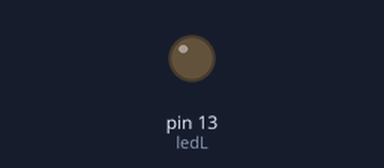
Bench run of a sketch on a simulated Arduino Uno, built with avr-gcc and run on an emulated ATmega328P. On the bench: output pins drawn as LEDs (lit = HIGH).

Above: at 0.9 s.
At 2.4 s:
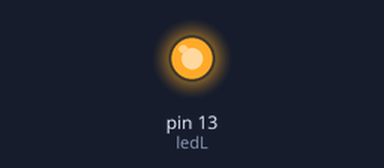
Timing chart, 0 to 3.0 s (numbered marks = the images above):
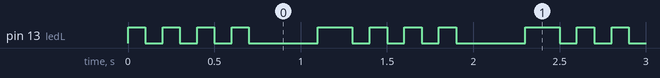

The sketch:

Blink4leds.ino
```cpp
/*
  Blink
 Turns on the 4 leds successively - First all of them as setup
 Controller: AVR ISP
 */

 // http://provideyourown.com/2012/arduino-leonardo-versus-uno-whats-new/


// Pin 13 has an LED connected on most Arduino boards.
// give it a name:
int ledL = 13;
//int ledTx = 22; // A priori, ne peut pas fonctionner car les leds TX et RX sont utilisées pour le premier port série (USB) - Le port série habituel d'Arduino n'est pas relié aux leds TX/RX et devient un port série secondaire
//int ledRx = 8;
int timer=100;

void blinkALed(int led) {
  digitalWrite(led, HIGH);   // turn the LED on (HIGH is the voltage level)
  delay(timer);              // wait for a second
  digitalWrite(led, LOW);   // turn the LED on (HIGH is the voltage level)
}

void blinkAllLeds() {
  for (int i=0; i<4; i++) {
    digitalWrite(ledL,  HIGH);
    //    digitalWrite(ledTx, HIGH);
    //    digitalWrite(ledRx, HIGH);
    delay(100);
    digitalWrite(ledL, LOW);
    //    digitalWrite(ledTx, LOW);
    //    digitalWrite(ledRx, LOW);
    delay(100);
  }
  delay(300);
}
// the setup routine runs once when you press reset:
void setup() {
  // initialize the digital pin as an output.
  pinMode(ledL,  OUTPUT);
  //  pinMode(ledTx, OUTPUT);
  //  pinMode(ledRx, OUTPUT);
  //blinkAllLeds();
}

// the loop routine runs over and over again forever:
void loop() {
  blinkAllLeds();
  blinkALed(ledL);
  //  blinkALed(ledTx);
  //  blinkALed(ledRx);
}
```

Measured:
- by itself, pin 13 (ledL): repeats every 1.2 s: 3 × (LOW 0.10 s, HIGH 0.10 s), LOW 0.40 s, HIGH 0.20 s
- by itself, everything shown: repeats every 1.2 s, in 8 steps
